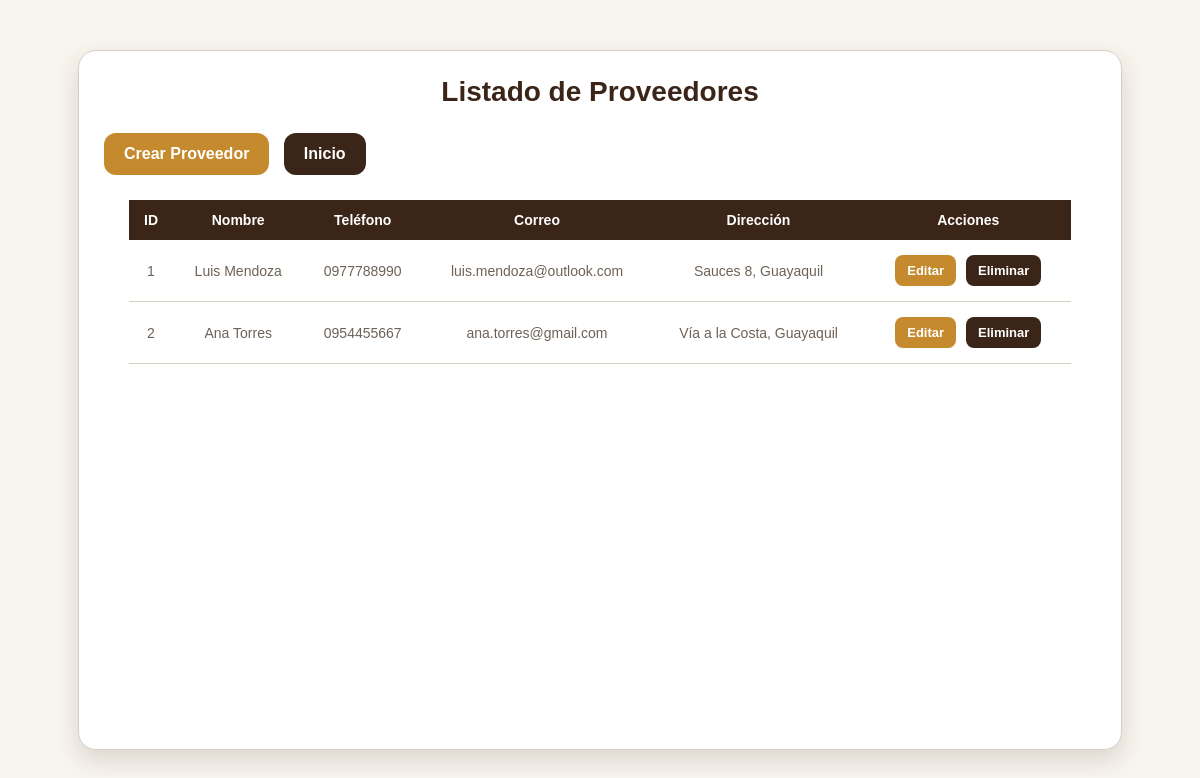
/index.php?url=proveedores/listar, run on the app's committed database.
### tables this page shows
CREATE TABLE `proveedor` (
  `id_proveedor` int(11) NOT NULL,
  `nombre` varchar(100) NOT NULL,
  `telefono` varchar(20) DEFAULT NULL,
  `email` varchar(100) DEFAULT NULL,
  `direccion` varchar(150) DEFAULT NULL
);

### app/controllers/ProveedorController.php (called while the page is built, shortened)
<?php
require_once __DIR__ . "/../models/Proveedor.php";
class ProveedorController
{
    public function listar()
    {
        $proveedores = Proveedor::obtenerTodos();
        require __DIR__ . "/../views/Proveedores/listarproveedores.php";
    }
}

### app/models/Proveedor.php (called while the page is built, shortened)
<?php
class Proveedor
{
    public static function obtenerTodos()
    {
        $conn = Conexion::conectar();
        $sql = "SELECT
                    id_proveedor,
                    nombre,
                    telefono,
                    email,
                    direccion
                FROM proveedor
                ORDER BY id_proveedor ASC";
        $resultado = $conn->query($sql);
        $proveedores = [];
        if ($resultado) {
            while ($fila = $resultado->fetch_assoc()) {
                $proveedores[] = $fila;
            }
        }
        return $proveedores;
    }
}

### app/views/Proveedores/listarproveedores.php (the view, shortened to what this page needs)
<?php
$proveedores = $proveedores ?? [];
?>
<!DOCTYPE html>
<html lang="en">
<head>
    <link rel="stylesheet" href="css/styles.css">
</head>
<body>
<div class="contenedor">
    <div class="card">
        <h1>Listado de Proveedores</h1>
        <a class="btn-crear"
           href="index.php?url=proveedores/crearForm">
            Crear Proveedor
        </a>
        <a class="btn-inicio"
           href="index.php">
            Inicio
        </a>
        <table class="tabla">
            <tr>
                <th>ID</th>
                <th>Nombre</th>
                <th>Teléfono</th>
                <th>Correo</th>
                <th>Dirección</th>
                <th>Acciones</th>
            </tr>
            <?php foreach ($proveedores as $p): ?>
            <tr>
                <td>
                    <?= htmlspecialchars($p["id_proveedor"]) ?>
                </td>
                <td>
                    <?= htmlspecialchars($p["nombre"]) ?>
                </td>
                <td>
                    <?= htmlspecialchars($p["telefono"]) ?>
                </td>
                <td>
                    <?= htmlspecialchars($p["email"]) ?>
                </td>
                <td>
                    <?= htmlspecialchars($p["direccion"]) ?>
                </td>
                <td>
                    <a class="btn-editar"
                       href="index.php?url=proveedores/editarForm&id=<?= $p["id_proveedor"] ?>">
                        Editar
                    </a>
                    <a class="btn-eliminar"
                       href="index.php?url=proveedores/eliminar&id=<?= $p["id_proveedor"] ?>"
                       onclick="return confirm('¿Está seguro de eliminar este proveedor?')">
                        Eliminar
                    </a>
                </td>
            </tr>
            <?php endforeach; ?>
        </table>
    </div>
</div>
</body>
</html>

### public/css/styles.css (style rules this page uses)
:root { --cafe:#3B2418; --dorado:#C58A2D; --crema:#F8F4EE; --gris-texto:#6D6258; --blanco:#FFFFFF; --borde:#D8CFC4; }
* { margin:0; padding:0; box-sizing:border-box; font-family:'Poppins',sans-serif; }
body { background:var(--crema); color:var(--cafe); min-height:100vh; }
.formulario h1, .card h1 { text-align:center; color:var(--cafe); font-size:28px; margin-bottom:25px; }
.btn-crear { display:inline-block; padding:12px 20px; background:var(--dorado); color:var(--blanco); text-decoration:none; border-radius:12px; font-weight:600; transition:.3s; }
.btn-inicio { display:inline-block; margin-left:10px; padding:12px 20px; background:var(--cafe); color:var(--blanco); text-decoration:none; border-radius:12px; font-weight:600; }
.contenedor { width:100%; min-height:100vh; padding:20px; display:flex; justify-content:center; }
.card { width:90%; max-width:1050px; margin:30px auto; background:var(--blanco); padding:25px; border-radius:18px; box-shadow:0 10px 25px rgba(59,36,24,0.15); border:1px solid var(--borde); overflow:hidden; }
.tabla { width:95%; margin:25px auto; border-collapse:collapse; }
.tabla th { background:var(--cafe); color:var(--blanco); padding:12px; text-align:center; font-size:14px; }
.tabla td { padding:12px; color:var(--gris-texto); border-bottom:1px solid var(--borde); text-align:center; font-size:14px; }
.btn-editar, .btn-eliminar { display:inline-block; padding:8px 12px; border-radius:8px; text-decoration:none; font-size:13px; font-weight:600; margin:3px; }
.btn-editar { background:var(--dorado); color:var(--blanco); }
.btn-eliminar { background:var(--cafe); color:var(--blanco); }

### data on the page
proveedor: id_proveedor "1", nombre "Luis Mendoza", telefono "0977788990", email "luis.mendoza@outlook.com", direccion "Sauces 8, Guayaquil"
proveedor: id_proveedor "2", nombre "Ana Torres", telefono "0954455667", email "ana.torres@gmail.com", direccion "Vía a la Costa, Guayaquil"
